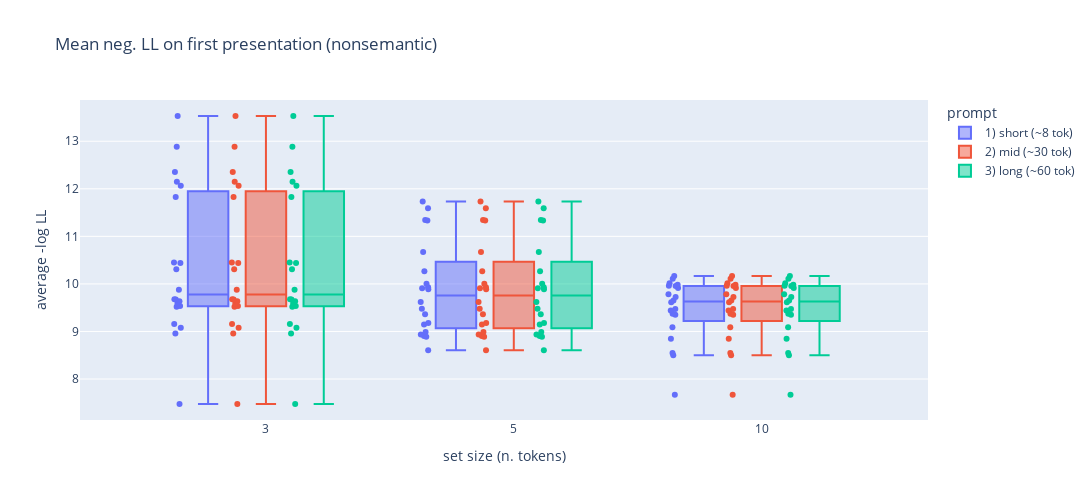

The code cell stored with this chart in its notebook:
### Code cell
fig = px.box(dagg, x="set_size_", y="ppl_mean", points="all", color="prompt_", 
             hover_data=["token_list"], 
             labels={"set_size_": "set size (n. tokens)", "ppl_mean": "average -log LL",
                   "prompt_": "prompt", "second_list_": "word order"},
            category_orders = {"prompt": ["short (~8 tok)", "mid (~30 tok)", "long (~60 tok)"]},
            width=figwidth, height=figheight,
            title="Mean neg. LL on first presentation ({})" \
                   .format(semlist))
fig.update_xaxes(type='category')
fig.show()

### Figure 1 — Plotly figure (JSON) as saved in the notebook; plotly's stock layout.template omitted (floating-point values rounded to 4 significant figures; data arrays with more than 128 entries replaced by an {"elided": "..."} marker saying what was removed)
{"data": [{"alignmentgroup": "True", "boxpoints": "all", "customdata": {"elided": "60 rows, 415 str values in total"}, "hovertemplate": "prompt=1) short (~8 tok)<br>set size (n. tokens)=%{x}<br>average -log LL=%{y}<br>token_list=%{customdata[0]}<extra></extra>", "legendgroup": "1) short (~8 tok)", "marker": {"color": "#636efa"}, "name": "1) short (~8 tok)", "notched": false, "offsetgroup": "1) short (~8 tok)", "orientation": "v", "showlegend": true, "type": "box", "x": [3, 3, 3, 3, 3, 3, 3, 3, 3, 3, 3, 3, 3, 3, 3, 3, 3, 3, 3, 3, 5, 5, 5, 5, 5, 5, 5, 5, 5, 5, 5, 5, 5, 5, 5, 5, 5, 5, 5, 5, 10, 10, 10, 10, 10, 10, 10, 10, 10, 10, 10, 10, 10, 10, 10, 10, 10, 10, 10, 10], "x0": " ", "xaxis": "x", "y": [13.53, 12.35, 9.156, 7.475, 8.959, 9.536, 12.89, 10.45, 12.07, 9.637, 9.676, 12.15, 9.672, 11.83, 9.078, 9.519, 10.44, 9.588, 10.31, 9.875, 8.886, 11.59, 8.987, 9.621, 8.607, 10.01, 11.73, 9.361, 9.146, 9.475, 8.905, 9.929, 9.911, 11.34, 11.33, 8.934, 10.67, 10.26, 9.887, 9.18, 10.11, 9.981, 7.668, 9.725, 9.783, 10.16, 9.349, 8.849, 9.912, 9.371, 9.613, 9.649, 9.474, 9.957, 8.546, 10.01, 9.44, 9.088, 8.497, 9.959], "y0": " ", "yaxis": "y"}, {"alignmentgroup": "True", "boxpoints": "all", "customdata": {"elided": "60 rows, 415 str values in total"}, "hovertemplate": "prompt=2) mid (~30 tok)<br>set size (n. tokens)=%{x}<br>average -log LL=%{y}<br>token_list=%{customdata[0]}<extra></extra>", "legendgroup": "2) mid (~30 tok)", "marker": {"color": "#EF553B"}, "name": "2) mid (~30 tok)", "notched": false, "offsetgroup": "2) mid (~30 tok)", "orientation": "v", "showlegend": true, "type": "box", "x": [3, 3, 3, 3, 3, 3, 3, 3, 3, 3, 3, 3, 3, 3, 3, 3, 3, 3, 3, 3, 5, 5, 5, 5, 5, 5, 5, 5, 5, 5, 5, 5, 5, 5, 5, 5, 5, 5, 5, 5, 10, 10, 10, 10, 10, 10, 10, 10, 10, 10, 10, 10, 10, 10, 10, 10, 10, 10, 10, 10], "x0": " ", "xaxis": "x", "y": [13.53, 12.35, 9.156, 7.475, 8.959, 9.536, 12.89, 10.45, 12.07, 9.637, 9.676, 12.15, 9.672, 11.83, 9.078, 9.519, 10.44, 9.588, 10.31, 9.875, 8.886, 11.59, 8.987, 9.621, 8.607, 10.01, 11.73, 9.361, 9.146, 9.475, 8.905, 9.929, 9.911, 11.34, 11.33, 8.934, 10.67, 10.26, 9.887, 9.18, 10.11, 9.981, 7.668, 9.725, 9.783, 10.16, 9.349, 8.849, 9.912, 9.371, 9.613, 9.649, 9.474, 9.957, 8.546, 10.01, 9.44, 9.088, 8.497, 9.959], "y0": " ", "yaxis": "y"}, {"alignmentgroup": "True", "boxpoints": "all", "customdata": {"elided": "60 rows, 415 str values in total"}, "hovertemplate": "prompt=3) long (~60 tok)<br>set size (n. tokens)=%{x}<br>average -log LL=%{y}<br>token_list=%{customdata[0]}<extra></extra>", "legendgroup": "3) long (~60 tok)", "marker": {"color": "#00cc96"}, "name": "3) long (~60 tok)", "notched": false, "offsetgroup": "3) long (~60 tok)", "orientation": "v", "showlegend": true, "type": "box", "x": [3, 3, 3, 3, 3, 3, 3, 3, 3, 3, 3, 3, 3, 3, 3, 3, 3, 3, 3, 3, 5, 5, 5, 5, 5, 5, 5, 5, 5, 5, 5, 5, 5, 5, 5, 5, 5, 5, 5, 5, 10, 10, 10, 10, 10, 10, 10, 10, 10, 10, 10, 10, 10, 10, 10, 10, 10, 10, 10, 10], "x0": " ", "xaxis": "x", "y": [13.53, 12.35, 9.156, 7.475, 8.959, 9.536, 12.89, 10.45, 12.07, 9.637, 9.676, 12.15, 9.672, 11.83, 9.078, 9.519, 10.44, 9.588, 10.31, 9.875, 8.886, 11.59, 8.987, 9.621, 8.607, 10.01, 11.73, 9.361, 9.146, 9.475, 8.905, 9.929, 9.911, 11.34, 11.33, 8.934, 10.67, 10.26, 9.887, 9.18, 10.11, 9.981, 7.668, 9.725, 9.783, 10.16, 9.349, 8.849, 9.912, 9.371, 9.613, 9.649, 9.474, 9.957, 8.546, 10.01, 9.44, 9.088, 8.497, 9.959], "y0": " ", "yaxis": "y"}], "layout": {"boxmode": "group", "height": 500, "legend": {"title": {"text": "prompt"}, "tracegroupgap": 0}, "title": {"text": "Mean neg. LL on first presentation (nonsemantic)"}, "width": 1200, "xaxis": {"anchor": "y", "autorange": true, "domain": [0, 1], "range": [-0.749, 2.671], "title": {"text": "set size (n. tokens)"}, "type": "category"}, "yaxis": {"anchor": "x", "autorange": true, "domain": [0, 1], "range": [7.138, 13.87], "title": {"text": "average -log LL"}, "type": "linear"}}}
